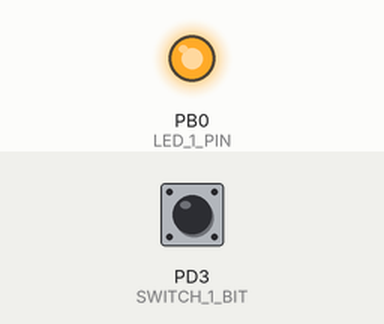
This program was run on a simulated ATmega8, built with avr-gcc and emulated at 8 MHz (the files do not name the chip). Shown: output pins drawn as LEDs (lit = HIGH). The test bench sets the inputs (shaded band); at power-on: PD3 (SWITCH_1_BIT) HIGH. Pins used as bus, display or sensor lines are not drawn.

Above: at 0.1 s.
Timing chart, 0 to 1.6 s (numbered marks = the images above):
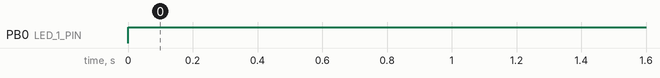

The program:

main.c
```c
#include <avr/io.h>
#include <stdint.h>
#include <stdbool.h>
#include <util/delay.h>
#include <avr/interrupt.h>
#include <stdio.h>
#include <string.h>
#include "headers/hardware.h"

#if defined (__AVR_ATmega8__)
    #define MOSI_PIN    3
    #define MISO_PIN    4
    #define SCK_PIN     5
    #define SS_PIN      2
#elif
    #error "Not ATmega8"
#endif

void configureSpiMaster()
{
    DDRB  |= _BV(MOSI_PIN) | _BV(SCK_PIN) | _BV(SS_PIN);
    PORTB |= _BV(SS_PIN);
    SPCR  |= _BV(SPE) | _BV(MSTR) | _BV(SPI2X);
}

uint8_t sendReceiveSpiByte(uint8_t value)
{
    PORTB &= ~_BV(SS_PIN);
    SPDR = value;
    loop_until_bit_is_set(SPSR, SPIF);
    PORTB |= _BV(SS_PIN);
    SPSR  |= _BV(SPIF);
    PORTB |= _BV(SS_PIN);
    return SPDR;
}

void send1Receive3Spi(uint8_t value)
{
    PORTB &= ~_BV(SS_PIN);
    _delay_us(12);

    SPDR = value;
    loop_until_bit_is_set(SPSR, SPIF);
    SPSR |= _BV(SPIF);

    // Send dummy bytes to receive 3 byte answer
    SPDR = 0xFF;
    loop_until_bit_is_set(SPSR, SPIF);
    SPSR |= _BV(SPIF);

    SPDR = 0xFF;
    loop_until_bit_is_set(SPSR, SPIF);
    SPSR |= _BV(SPIF);

    SPDR = 0xFF;
    loop_until_bit_is_set(SPSR, SPIF);
    SPSR |= _BV(SPIF);

    PORTB |= _BV(SS_PIN);
    PORTB |= _BV(SS_PIN);
}

// ****************** DEFINITION ***********************************************************

// ****************** Global variables ******************************************************
// *****************************************************************************************

int main (void)
{

    CONFIG_SWITCH(1)

    configureSpiMaster();
    send1Receive3Spi(0x9F);

    while(true)
    {
        LED_1_ON
        _delay_ms(1000);
        WAIT_FOR_SWITCH(1)
        _delay_ms(100);
        LED_1_OFF
        _delay_ms(100);

        send1Receive3Spi(0x9F);
    }
}

//******************************************************************************
//******************************************************************************
```

hardware.h
```c
#ifndef INCLUDE_HARDWARE
#define INCLUDE_HARDWARE

#include <avr/io.h>

// ATmega8 board
// ****************** LED ******************************************************************
#define LED_1_PORT          PORTB
#define LED_1_DDR           DDRB
#define LED_1_PIN           0

#define LED_2_PORT          PORTB
#define LED_2_DDR           DDRB
#define LED_2_PIN           1

#define LED_3_PORT          PORTC
#define LED_3_DDR           DDRC
#define LED_3_PIN           5

#define LED_1_ON            {LED_1_DDR |=  _BV(LED_1_PIN);  LED_1_PORT |=  _BV(LED_1_PIN);}		// POSITIVE POLARISATION
#define LED_1_OFF           {LED_1_DDR &= ~_BV(LED_1_PIN);  LED_1_PORT &= ~_BV(LED_1_PIN);}		// POSITIVE POLARISATION
#define LED_1_TOGGLE        {LED_1_DDR |=  _BV(LED_1_PIN);  LED_1_PORT ^=  _BV(LED_1_PIN);}

#define LED_2_ON            {LED_2_DDR |=  _BV(LED_2_PIN);  LED_2_PORT &= ~_BV(LED_2_PIN);}		// NEGATIVE POLARISATION
#define LED_2_OFF           {LED_2_DDR &= ~_BV(LED_2_PIN);  LED_2_PORT |=  _BV(LED_2_PIN);}		// NEGATIVE POLARISATION
#define LED_2_TOGGLE        {LED_2_DDR |=  _BV(LED_2_PIN);  LED_2_PORT ^=  _BV(LED_2_PIN);}

#define LED_3_ON            {LED_3_DDR |=  _BV(LED_3_PIN);  LED_3_PORT &= ~_BV(LED_3_PIN);}		// NEGATIVE POLARISATION
#define LED_3_OFF           {LED_3_DDR &= ~_BV(LED_3_PIN);  LED_3_PORT |=  _BV(LED_3_PIN);}		// NEGATIVE POLARISATION


#define SWITCH_1_PORT       PORTD
#define SWITCH_1_DDR        DDRD
#define SWITCH_1_PIN        PIND
#define SWITCH_1_BIT        3

/**
 * Put the number of the switch as parameter
 */
#define CONFIG_SWITCH(n)    {SWITCH_##n##_DDR &= ~_BV(SWITCH_##n##_BIT);  SWITCH_##n##_PORT |= _BV(SWITCH_##n##_BIT);}     // N/A, Use this at beginning of program
#define WAIT_FOR_SWITCH(n)  {while(bit_is_set(SWITCH_##n##_PIN, SWITCH_##n##_BIT));}                                       // N/A

#endif // INCLUDE_HARDWARE
```

Measured:
- by itself, PB0 (LED_1_PIN): LOW → HIGH at 0.00 s
